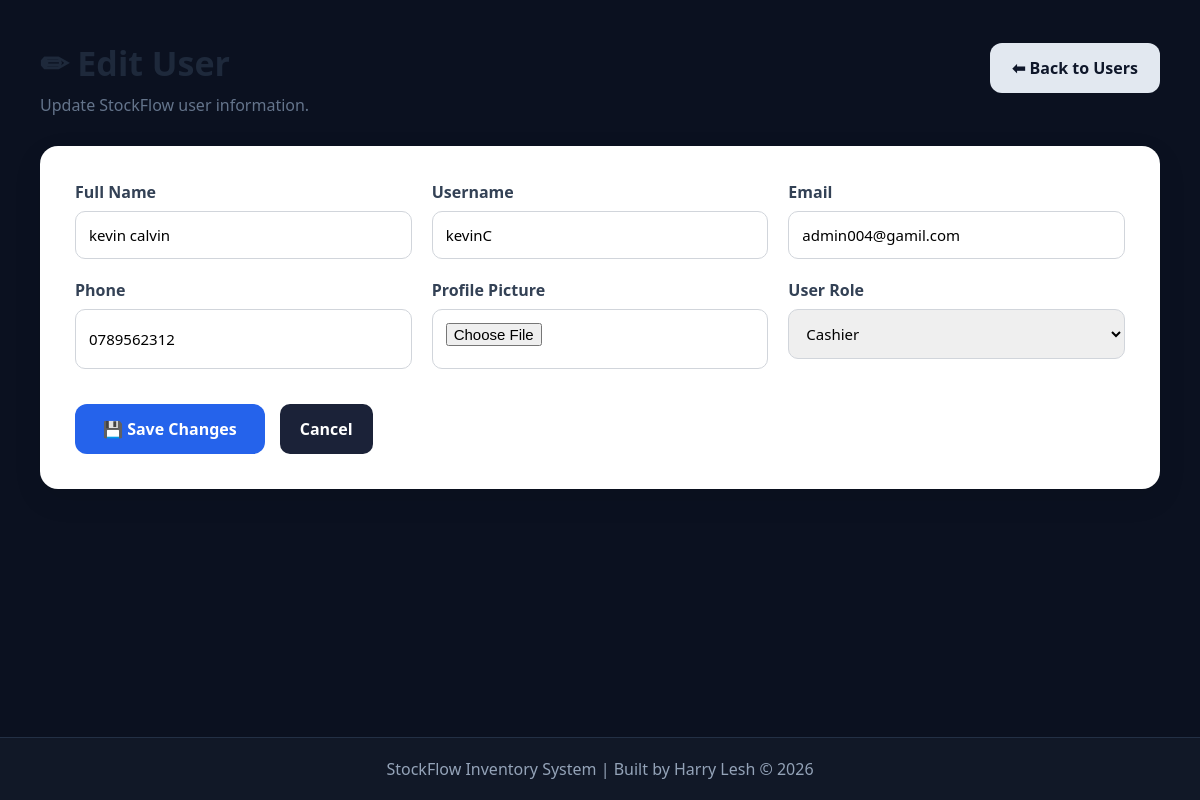
/edit-user/75 (signed in), run on an earlier commit of the app's database.
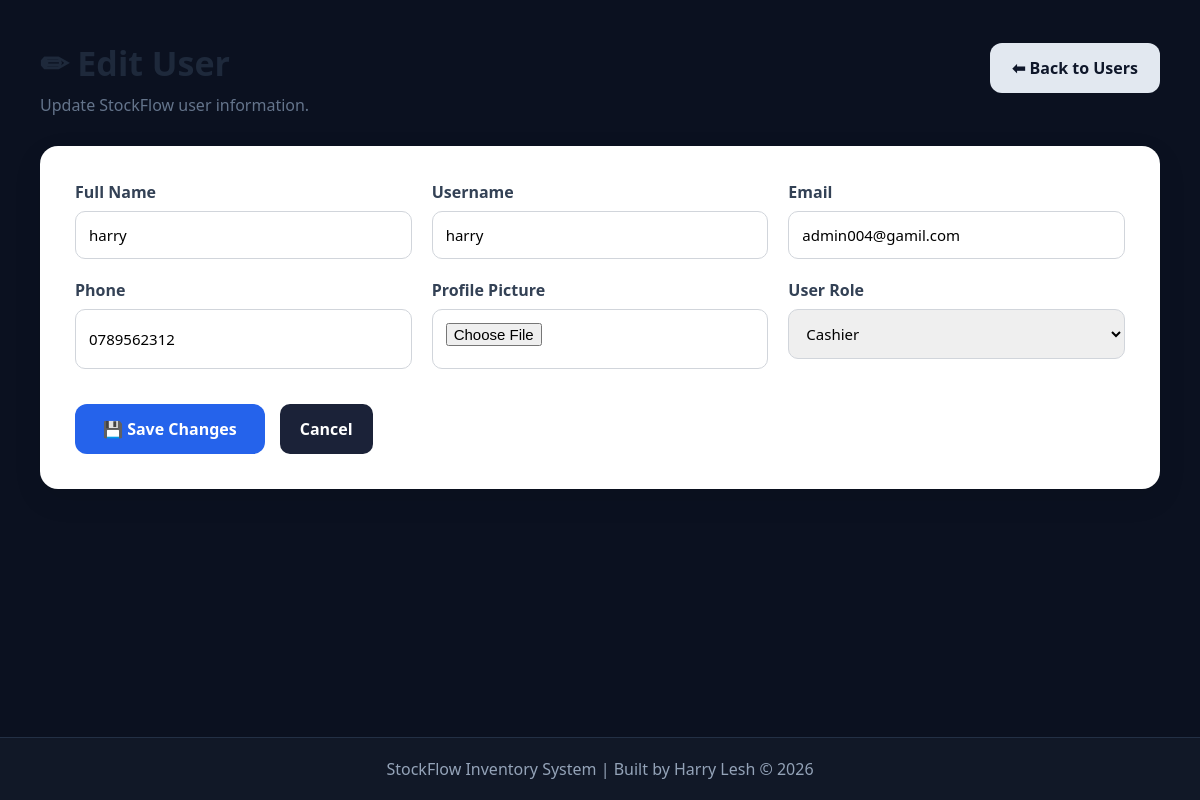
And on a later commit of the database.
### tables this page shows
CREATE TABLE users(
      id INTEGER PRIMARY KEY AUTOINCREMENT,
      username TEXT UNIQUE NOT NULL,
      password TEXT NOT NULL
    , full_name TEXT, email TEXT, phone TEXT, profile_picture TEXT, role TEXT DEFAULT 'Administrator', last_login TEXT, created_at TEXT);

### routes/users.py (the view, shortened to what this page needs)
@users_bp.route("/edit-user/<int:user_id>", methods=["GET", "POST"])
@login_required
@roles_required("Administrator")
def edit_user(user_id):
    if "user" not in session:
        return redirect("/")
    conn = get_connection()
    cursor = conn.cursor()
    cursor.execute("""
        SELECT *
        FROM users
        WHERE id=?
    """, (user_id,))
    user = cursor.fetchone()
    conn.close()
    return render_template(
        "edit_user.html",
        user=user
    )

### app.py (called while the page is built)
@app.context_processor
def inject_settings():
    conn = get_connection()
    cursor = conn.cursor()
    cursor.execute("""
        SELECT currency
        FROM settings
        LIMIT 1
    """)
    row = cursor.fetchone()
    conn.close()
    currency = "KES"
    if row and row[0]:
        currency = row[0]
    return dict(currency=currency)

### database/models.py (called while the page is built)
def get_connection():
    conn = sqlite3.connect(DB_NAME)
    conn.row_factory = sqlite3.Row
    return conn

### templates/edit_user.html (shortened to what this page needs)
{% extends "layout.html" %}
{% block content %}
<div class="add-user-wrapper">
    <div class="page-header">
        <div>
            <h1>✏ Edit User</h1>
            <p>Update StockFlow user information.</p>
        </div>
        <a href="/users" class="back-btn">
            ⬅ Back to Users
        </a>
    </div>
    <div class="form-card">
        <form method="POST" enctype="multipart/form-data">
            <div class="form-grid">
                <div>
                    <label>Full Name</label>
                    <input type="text" name="full_name" value="{{ user[3] }}" required>
                </div>
                <div>
                    <label>Username</label>
                    <input type="text" name="username" value="{{ user[1] }}" required>
                </div>
                <div>
                    <label>Email</label>
                    <input type="email" name="email" value="{{ user[4] }}">
                </div>
                <div>
                    <label>Phone</label>
                    <input type="text" name="phone" value="{{ user[5] }}">
                </div>
                <div>
                    <label>Profile Picture</label>
                    <input type="file" name="profile_picture" accept="image/*">
                </div>
                <div>
                    <label>User Role</label>
                    <select name="role">
                        <option value="Cashier" {% if user[7]=="Cashier" %}selected{% endif %}>
                            Cashier
                        </option>
                    </select>
                </div>
            </div>
            <div class="form-buttons">
                <button type="submit" class="save-btn">
                    💾 Save Changes
                </button>
                <a href="/users" class="secondary-btn">
                    Cancel
                </a>
            </div>
        </form>
    </div>
</div>
{% endblock %}

What changed in the data, as far as the page shows it:
changed users "admin004@gamil.com": full_name "kevin calvin" → "harry"; username "kevinC" → "harry"
